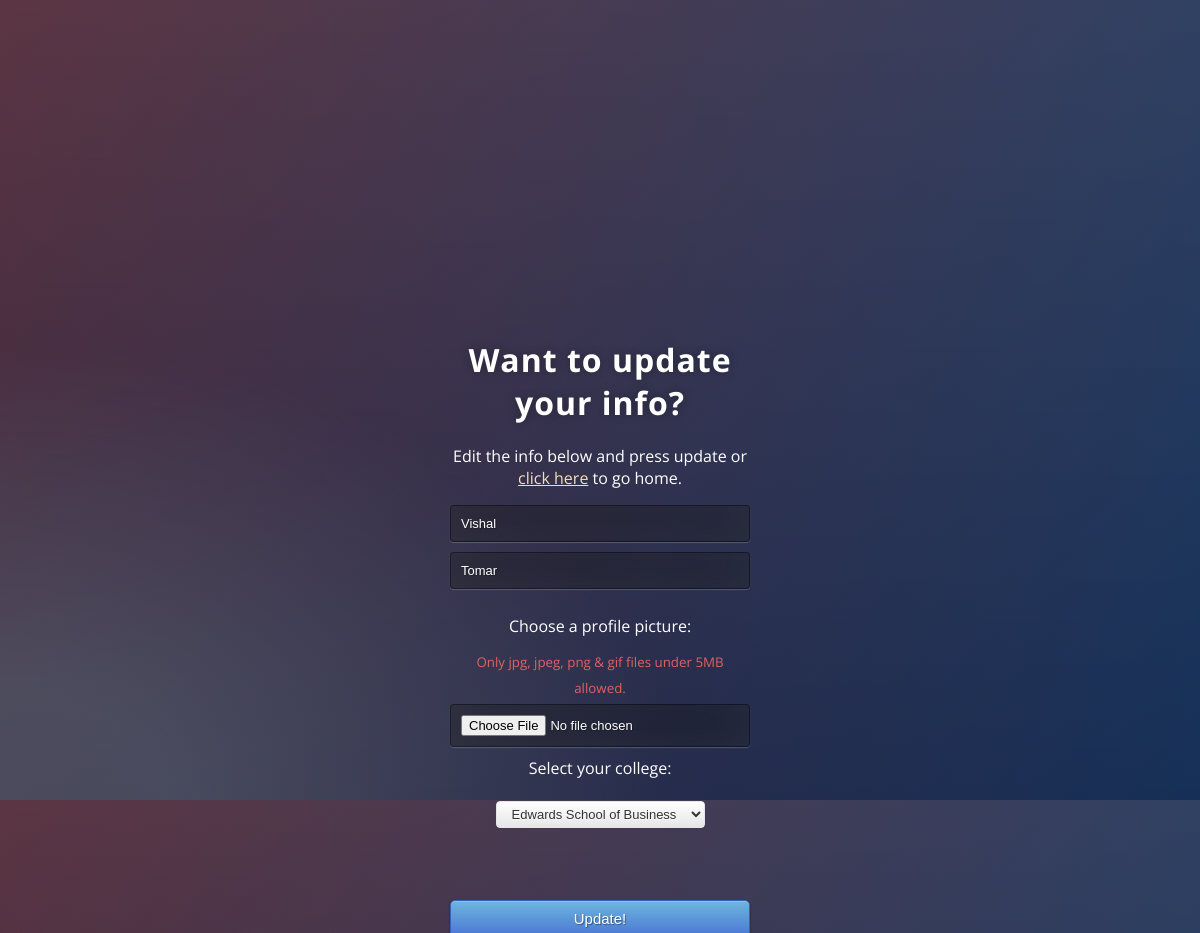
Screenshot of /settings.php (signed in) with the database file from the repository.
### tables this page shows
CREATE TABLE `users` (
  `userID` int(254) UNSIGNED NOT NULL,
  `userNSID` varchar(100) NOT NULL,
  `userPassword` varchar(100) NOT NULL,
  `userFirstName` varchar(500) NOT NULL,
  `userLastName` varchar(500) NOT NULL,
  `userCollege` varchar(500) NOT NULL,
  `userImagePath` varchar(1000) NOT NULL,
  `userPoints` int(254) NOT NULL DEFAULT '0',
  `userUpvotes` int(254) NOT NULL DEFAULT '0',
  `userDownvotes` int(254) NOT NULL DEFAULT '0',
  `userActive` tinyint(1) NOT NULL DEFAULT '0'
);

### Login/Controller/userClass.php (called while the page is built, shortened)
<?php
    function getFirstName($nsid){
        $connection = connect();
        $nsid = mysqli_real_escape_string($connection, $nsid);
        $query = "SELECT * ";
        $query .= "FROM `users` ";
        $query .= "WHERE `userNSID` = '$nsid' ";
        $result = mysqli_query($connection, $query);
        if (mysqli_num_rows($result) == 1) {
            while($row = mysqli_fetch_assoc($result)) {
                return $row["userFirstName"];
            }
        } else if(mysqli_num_rows($result) > 1){
            return false;
        } else {
            return false;
        }
    }
    function getLastName($nsid){
        $connection = connect();
        $nsid = mysqli_real_escape_string($connection, $nsid);
        $query = "SELECT * ";
        $query .= "FROM `users` ";
        $query .= "WHERE `userNSID` = '$nsid' ";
        $result = mysqli_query($connection, $query);
        if (mysqli_num_rows($result) == 1) {
            while($row = mysqli_fetch_assoc($result)) {
                return $row["userLastName"];
            }
        } else if(mysqli_num_rows($result) > 1){
            return false;
        } else {
            return false;
        }
    }
    function getCollege($nsid){
        $connection = connect();
        $nsid = mysqli_real_escape_string($connection, $nsid);
        $query = "SELECT * ";
        $query .= "FROM `users` ";
        $query .= "WHERE `userNSID` = '$nsid' ";
        $result = mysqli_query($connection, $query);
        if (mysqli_num_rows($result) == 1) {
            while($row = mysqli_fetch_assoc($result)) {
                return $row["userCollege"];
            }
        } else if(mysqli_num_rows($result) > 1){
            return false;
        } else {
            return false;
        }
    }
?>

### settings.php (the view, shortened to what this page needs)
<?php
    require_once 'Login/Controller/userClass.php';
    require_once 'Post/Controller/postClass.php';
    $NSID = $_SESSION["userNSID"];
    if(getUserActiveStatus($NSID)==1){
        $FirstName = getFirstName($NSID);
        $LastName = getLastName($NSID);
        $College = getCollege($NSID);
    }
else {
        header('Location: index.php');
        exit;
    }
?>
<!DOCTYPE html>
<html >
<head>
  <link rel="stylesheet" href="https://cdnjs.cloudflare.com/ajax/libs/normalize/5.0.0/normalize.min.css">
    <link rel="stylesheet" href="https://cdnjs.cloudflare.com/ajax/libs/font-awesome/4.6.3/css/font-awesome.min.css">
</head>
<body>
  <div class="login">
	<h1>Want to update your info?</h1>
    <p>Edit the info below and press update or <a href="home.php">click here</a> to go home.</p>
    <form method="post" style="text-align:center;" enctype="multipart/form-data">
    	<input type="text" name="FirstName" placeholder="First Name" value="<?php echo $FirstName; ?>" required="required" />
    	<input type="text" name="LastName" placeholder="Last Name" value="<?php echo $LastName; ?>"  required="required" />
        <p>Choose a profile picture:</p>
        <sup style="color:#df6161;">Only jpg, jpeg, png & gif files under 5MB allowed.</sup>
        <input type="file" name="fileToUpload" id="fileToUpload" accept="image/*">
        <div class="form-group">
          <label for="college" name="college">Select your college:</label><br><br>
          <select class="btn btn-mini form-control" name="college" id="college">
            <option><?php echo $College; ?></option>
          </select>
        </div><br>
        <button type="submit" name="submitUserInfo" value="Submit" class="btn btn-primary btn-block btn-large" style="margin-top: 50px; margin-bottom: 50px;">Update!</button>
    </form>
</div>
</body>
</html>

### rows the page displays
users: FirstName "Vishal", LastName "Tomar", college "Edwards School of Business"
